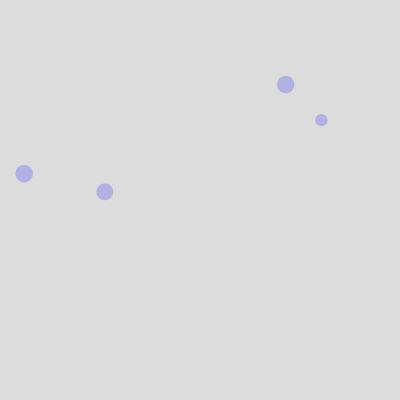
Frame 1 (no input)
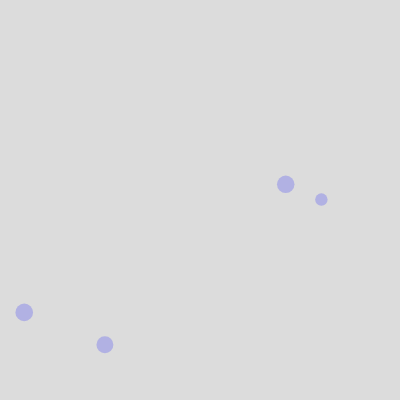
Frame 60 (no input)
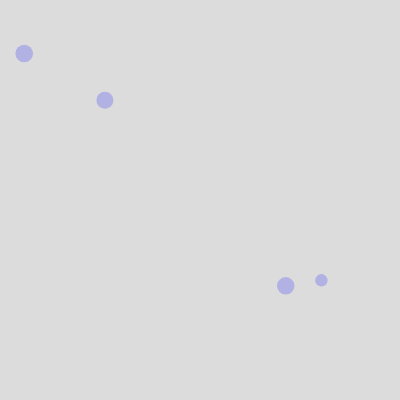
Frame 120 (the mouse pressed at the canvas centre since frame 60)

The p5.js sketch that drew these frames (run headless with seeded random() and noise() and a simulated clock; from frame 60 on, the mouse is pressed at the canvas centre):

// p5.js sketch
// ── sketch.js
var mySnowflake;
var mySnowflake2;
var mySnowflake3;
var mySnowflake4;

function setup() {
    createCanvas(400, 400);
    
    mySnowflake = new Snowflake();
    mySnowflake2 = new Snowflake();
    mySnowflake3 = new Snowflake();
    mySnowflake4 = new Snowflake();
  
    console.log(mySnowflake);
    console.log(mySnowflake2);
    console.log(mySnowflake3);
    console.log(mySnowflake4);

}

function draw() {
  background(220);
  
  mySnowflake.move();
  mySnowflake.display();
  
  mySnowflake2.move();
  mySnowflake2.display();
  
  mySnowflake3.move();
  mySnowflake3.display();
  
  mySnowflake4.move();
  mySnowflake4.display();
  
}



// ── snowflake.js
class Snowflake
{
    constructor()
    {
        // Create a new snowflake with a default
        // x, y, size, and speed
        this.x = random(width);
        this.y = random(height);
        this.size = random(10,20);
        this.speed = random(1,3);
    }

    move()
    {
        // Move down based on the speed
        this.y = this.y + this.speed;
        
        // Wrap the snowflake back to the top of the canvas
        this.y %= height; // Divides y by the height and then sets y to the remainder
    }
    
    display()
    {
        push();
        // Make our snowflakes blue
        fill(0, 0, 255, 50);
        noStroke();
        ellipse(this.x, this.y, this.size, this.size);
        pop();
    }
}
